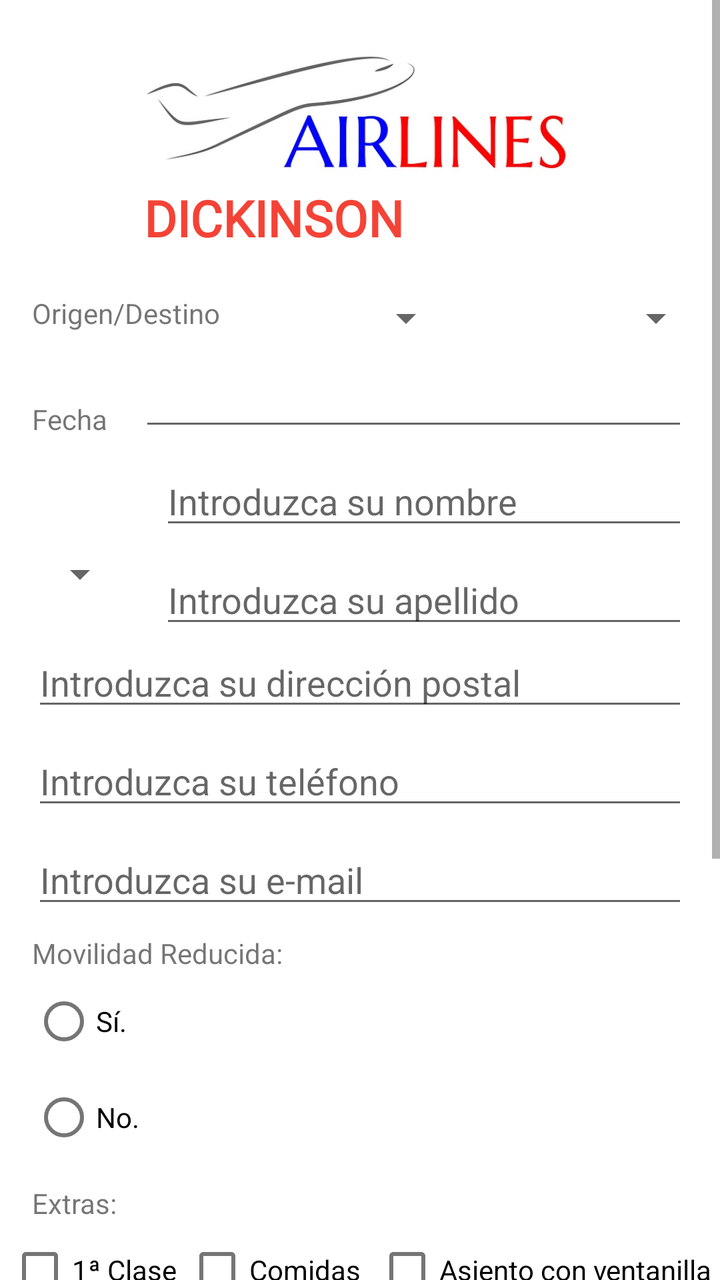
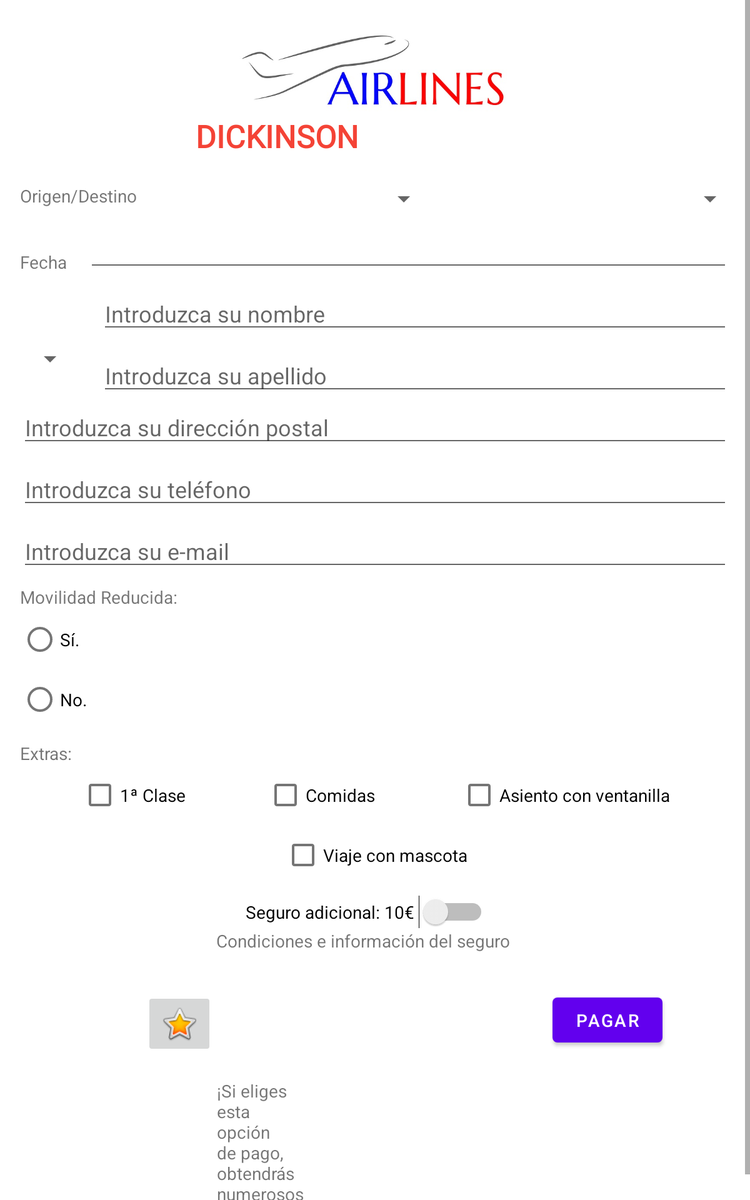

First picture: res/layout/ on a phone held upright. Second picture: the repository's own variant of that layout, on a device whose configuration matches the variant's folder. Source for both follows.
<!-- AndroidManifest.xml: application theme Theme.Aerolínea -->
<!-- res/layout/fragment_first.xml -->
<?xml version="1.0" encoding="utf-8"?>
<androidx.constraintlayout.widget.ConstraintLayout xmlns:android="http://schemas.android.com/apk/res/android"
    xmlns:app="http://schemas.android.com/apk/res-auto"
    xmlns:tools="http://schemas.android.com/tools"
    android:layout_width="match_parent"
    android:layout_height="match_parent"
    tools:context=".MainActivity">


    <ScrollView
        android:id="@+id/scrollView2"
        android:layout_width="wrap_content"
        android:layout_height="655dp"
        android:fillViewport="true"
        app:layout_constraintEnd_toEndOf="parent"
        app:layout_constraintStart_toStartOf="parent"
        app:layout_constraintTop_toTopOf="parent">

        <androidx.constraintlayout.widget.ConstraintLayout
            android:layout_width="match_parent"
            android:layout_height="wrap_content">

            <CheckBox
                android:id="@+id/cbComidas"
                android:layout_width="wrap_content"
                android:layout_height="wrap_content"
                android:text="Comidas "
                app:layout_constraintEnd_toStartOf="@+id/cbVentanilla"
                app:layout_constraintHorizontal_bias="0.5"
                app:layout_constraintStart_toEndOf="@+id/cbClase"
                app:layout_constraintTop_toBottomOf="@+id/tvExtras" />

            <CheckBox
                android:id="@+id/cbClase"
                android:layout_width="wrap_content"
                android:layout_height="wrap_content"
                android:layout_marginTop="152dp"
                android:text="1ª Clase"
                app:layout_constraintEnd_toStartOf="@+id/cbComidas"
                app:layout_constraintHorizontal_bias="0.5"
                app:layout_constraintStart_toStartOf="parent"
                app:layout_constraintTop_toBottomOf="@+id/etEmail" />

            <EditText
                android:id="@+id/etApellido"
                android:layout_width="0dp"
                android:layout_height="wrap_content"
                android:layout_marginStart="16dp"
                android:layout_marginTop="8dp"
                android:layout_marginEnd="16dp"
                android:ems="10"
                android:hint="Introduzca su apellido"
                android:inputType="textPersonName"
                app:layout_constraintEnd_toEndOf="parent"
                app:layout_constraintStart_toEndOf="@+id/spinner"
                app:layout_constraintTop_toBottomOf="@+id/etNombre" />

            <TextView
                android:id="@+id/tvDestino"
                android:layout_width="wrap_content"
                android:layout_height="wrap_content"
                android:layout_marginStart="16dp"
                android:layout_marginTop="34dp"
                android:text="Fecha"
                app:layout_constraintStart_toStartOf="parent"
                app:layout_constraintTop_toBottomOf="@+id/tvOrigen" />

            <EditText
                android:id="@+id/etFecha"
                android:layout_width="0dp"
                android:layout_height="wrap_content"
                android:layout_marginStart="16dp"
                android:layout_marginTop="8dp"
                android:layout_marginEnd="16dp"
                android:ems="10"
                android:inputType="date|textPersonName"
                app:layout_constraintEnd_toEndOf="parent"
                app:layout_constraintStart_toEndOf="@+id/tvDestino"
                app:layout_constraintTop_toBottomOf="@+id/spinner2" />

            <EditText
                android:id="@+id/etDireccion"
                android:layout_width="0dp"
                android:layout_height="wrap_content"
                android:layout_marginStart="16dp"
                android:layout_marginEnd="16dp"
                android:ems="10"
                android:hint="Introduzca su dirección postal"
                android:inputType="textPostalAddress"
                app:layout_constraintEnd_toEndOf="parent"
                app:layout_constraintStart_toStartOf="parent"
                app:layout_constraintTop_toBottomOf="@+id/etApellido" />

            <TextView
                android:id="@+id/tvOrigen"
                android:layout_width="wrap_content"
                android:layout_height="wrap_content"
                android:layout_marginStart="16dp"
                android:layout_marginTop="22dp"
                android:text="Origen/Destino"
                app:layout_constraintStart_toStartOf="parent"
                app:layout_constraintTop_toBottomOf="@+id/ivLogo" />

            <CheckBox
                android:id="@+id/cbVentanilla"
                android:layout_width="wrap_content"
                android:layout_height="wrap_content"
                android:layout_marginTop="152dp"
                android:text="Asiento con ventanilla"
                app:layout_constraintEnd_toEndOf="parent"
                app:layout_constraintHorizontal_bias="0.5"
                app:layout_constraintStart_toEndOf="@+id/cbComidas"
                app:layout_constraintTop_toBottomOf="@+id/etEmail" />

            <Spinner
                android:id="@+id/spinner"
                android:layout_width="wrap_content"
                android:layout_height="wrap_content"
                android:layout_marginStart="16dp"
                android:layout_marginTop="56dp"
                app:layout_constraintStart_toStartOf="parent"
                app:layout_constraintTop_toBottomOf="@+id/tvDestino" />

            <EditText
                android:id="@+id/etNombre"
                android:layout_width="0dp"
                android:layout_height="wrap_content"
                android:layout_marginStart="16dp"
                android:layout_marginTop="8dp"
                android:layout_marginEnd="16dp"
                android:ems="10"
                android:hint="Introduzca su nombre"
                android:inputType="textPersonName"
                app:layout_constraintEnd_toEndOf="parent"
                app:layout_constraintStart_toEndOf="@+id/spinner"
                app:layout_constraintTop_toBottomOf="@+id/etFecha" />

            <EditText
                android:id="@+id/etEmail"
                android:layout_width="0dp"
                android:layout_height="wrap_content"
                android:layout_marginStart="16dp"
                android:layout_marginTop="8dp"
                android:layout_marginEnd="16dp"
                android:ems="10"
                android:hint="Introduzca su e-mail"
                android:inputType="textEmailAddress"
                app:layout_constraintEnd_toEndOf="parent"
                app:layout_constraintStart_toStartOf="parent"
                app:layout_constraintTop_toBottomOf="@+id/etTelefono" />

            <CheckBox
                android:id="@+id/cbMascota"
                android:layout_width="wrap_content"
                android:layout_height="wrap_content"
                android:text="Viaje con mascota"
                app:layout_constraintEnd_toEndOf="parent"
                app:layout_constraintStart_toStartOf="parent"
                app:layout_constraintTop_toBottomOf="@+id/cbComidas" />

            <ImageView
                android:id="@+id/ivLogo"
                android:layout_width="0dp"
                android:layout_height="125dp"
                app:layout_constraintEnd_toEndOf="parent"
                app:layout_constraintHorizontal_bias="0.0"
                app:layout_constraintStart_toStartOf="parent"
                app:layout_constraintTop_toTopOf="parent"
                app:srcCompat="@drawable/airline_256072_640" />

            <TextView
                android:id="@+id/etMovilidad"
                android:layout_width="wrap_content"
                android:layout_height="wrap_content"
                android:layout_marginStart="16dp"
                android:layout_marginTop="8dp"
                android:text="Movilidad Reducida:"
                app:layout_constraintStart_toStartOf="parent"
                app:layout_constraintTop_toBottomOf="@+id/etEmail" />

            <RadioGroup
                android:id="@+id/radioGroup"
                android:layout_width="wrap_content"
                android:layout_height="wrap_content"
                android:layout_marginStart="16dp"
                android:layout_marginBottom="9dp"
                app:layout_constraintBottom_toTopOf="@+id/tvExtras"
                app:layout_constraintStart_toStartOf="parent"
                app:layout_constraintTop_toBottomOf="@+id/etMovilidad">

                <RadioButton
                    android:id="@+id/rdYes"
                    android:layout_width="match_parent"
                    android:layout_height="wrap_content"
                    android:text="Sí." />

                <RadioButton
                    android:id="@+id/rbNo"
                    android:layout_width="match_parent"
                    android:layout_height="wrap_content"
                    android:text="No." />
            </RadioGroup>

            <EditText
                android:id="@+id/etTelefono"
                android:layout_width="0dp"
                android:layout_height="wrap_content"
                android:layout_marginStart="16dp"
                android:layout_marginTop="8dp"
                android:layout_marginEnd="16dp"
                android:ems="10"
                android:hint="Introduzca su teléfono"
                android:inputType="phone"
                app:layout_constraintEnd_toEndOf="parent"
                app:layout_constraintStart_toStartOf="parent"
                app:layout_constraintTop_toBottomOf="@+id/etDireccion" />

            <TextView
                android:id="@+id/tvSeguro"
                android:layout_width="wrap_content"
                android:layout_height="wrap_content"
                android:autoLink="web"
                android:text="Condiciones e información del seguro"
                app:layout_constraintEnd_toEndOf="parent"
                app:layout_constraintHorizontal_bias="0.474"
                app:layout_constraintStart_toStartOf="parent"
                app:layout_constraintTop_toBottomOf="@+id/swSeguro" />

            <Button
                android:id="@+id/btPagar"
                android:layout_width="wrap_content"
                android:layout_height="wrap_content"
                android:layout_marginBottom="16dp"
                android:text="Pagar"
                app:layout_constraintBottom_toBottomOf="parent"
                app:layout_constraintEnd_toEndOf="parent"
                app:layout_constraintHorizontal_bias="0.863"
                app:layout_constraintStart_toStartOf="parent"
                app:layout_constraintTop_toBottomOf="@+id/tvSeguro"
                app:layout_constraintVertical_bias="0.194" />

            <ImageButton
                android:id="@+id/ibPremium"
                android:layout_width="wrap_content"
                android:layout_height="wrap_content"
                android:layout_marginStart="62dp"
                android:layout_marginEnd="79dp"
                android:layout_marginBottom="16dp"
                app:layout_constraintBottom_toBottomOf="parent"
                app:layout_constraintEnd_toStartOf="@+id/btPagar"
                app:layout_constraintHorizontal_bias="0.219"
                app:layout_constraintStart_toStartOf="parent"
                app:layout_constraintTop_toBottomOf="@+id/tvSeguro"
                app:layout_constraintVertical_bias="0.205"
                app:srcCompat="@android:drawable/btn_star_big_on" />

            <TextView
                android:id="@+id/tvPremium"
                android:layout_width="70dp"
                android:layout_height="wrap_content"
                android:layout_marginStart="80dp"
                android:layout_marginTop="18dp"
                android:layout_marginEnd="263dp"
                android:text="¡Si eliges esta opción de pago, obtendrás numerosos beneficios!"
                app:layout_constraintEnd_toEndOf="parent"
                app:layout_constraintStart_toStartOf="parent"
                app:layout_constraintTop_toBottomOf="@+id/ibPremium" />

            <Switch
                android:id="@+id/swSeguro"
                android:layout_width="wrap_content"
                android:layout_height="wrap_content"
                android:layout_marginTop="8dp"
                android:text="Seguro adicional: 10€ "
                app:layout_constraintEnd_toEndOf="parent"
                app:layout_constraintHorizontal_bias="0.482"
                app:layout_constraintStart_toStartOf="parent"
                app:layout_constraintTop_toBottomOf="@+id/cbMascota" />

            <TextView
                android:id="@+id/tvExtras"
                android:layout_width="wrap_content"
                android:layout_height="wrap_content"
                android:layout_marginStart="16dp"
                android:text="Extras:"
                app:layout_constraintBottom_toTopOf="@+id/cbClase"
                app:layout_constraintStart_toStartOf="parent" />

            <TextView
                android:id="@+id/tvTitle"
                android:layout_width="155dp"
                android:layout_height="33dp"
                android:layout_marginTop="92dp"
                android:fontFamily="@font/adamina"
                android:text="DICKINSON"
                android:textColor="#F44336"
                android:textSize="25dp"
                android:textStyle="bold"
                app:layout_constraintEnd_toEndOf="parent"
                app:layout_constraintHorizontal_bias="0.352"
                app:layout_constraintStart_toStartOf="parent"
                app:layout_constraintTop_toTopOf="@+id/ivLogo" />

            <Spinner
                android:id="@+id/spinner2"
                android:layout_width="0dp"
                android:layout_height="wrap_content"
                android:layout_marginStart="8dp"
                android:layout_marginTop="22dp"
                android:layout_marginEnd="8dp"
                app:layout_constraintEnd_toStartOf="@+id/spinner3"
                app:layout_constraintStart_toEndOf="@+id/tvOrigen"
                app:layout_constraintTop_toBottomOf="@+id/tvTitle" />

            <Spinner
                android:id="@+id/spinner3"
                android:layout_width="0dp"
                android:layout_height="wrap_content"
                android:layout_marginStart="8dp"
                android:layout_marginTop="22dp"
                android:layout_marginEnd="8dp"
                app:layout_constraintEnd_toEndOf="parent"
                app:layout_constraintStart_toEndOf="@+id/spinner2"
                app:layout_constraintTop_toBottomOf="@+id/tvTitle" />


        </androidx.constraintlayout.widget.ConstraintLayout>
    </ScrollView>
</androidx.constraintlayout.widget.ConstraintLayout>
<!-- resources referenced by this layout -->
<resources>
  <!-- drawable airline_256072_640: jpg bitmap (drawable, 21236 bytes) -->
  <style name="Theme.Aerolínea" parent="Theme.MaterialComponents.DayNight.NoActionBar">
          
          <item name="colorPrimary">@color/purple_500</item>
          <item name="colorPrimaryVariant">@color/purple_700</item>
          <item name="colorOnPrimary">@color/white</item>
          
          <item name="colorSecondary">@color/teal_200</item>
          <item name="colorSecondaryVariant">@color/teal_700</item>
          <item name="colorOnSecondary">@color/black</item>
          
          <item name="android:statusBarColor" tools:targetApi="l">?attr/colorPrimaryVariant</item>
          
      </style>
</resources>
<!-- res/layout-sw600dp/fragment_first.xml (the repository's variant of the layout above) -->
<!-- drawn on a 7-inch tablet held upright -->
<?xml version="1.0" encoding="utf-8"?>
<androidx.constraintlayout.widget.ConstraintLayout xmlns:android="http://schemas.android.com/apk/res/android"
    xmlns:app="http://schemas.android.com/apk/res-auto"
    xmlns:tools="http://schemas.android.com/tools"
    android:layout_width="match_parent"
    android:layout_height="match_parent"
    tools:context=".MainActivity">


    <ScrollView
        android:id="@+id/scrollView2"
        android:layout_width="0dp"
        android:layout_height="0dp"
        android:fillViewport="true"
        app:layout_constraintBottom_toBottomOf="parent"
        app:layout_constraintEnd_toEndOf="parent"
        app:layout_constraintStart_toStartOf="parent"
        app:layout_constraintTop_toTopOf="parent">

        <androidx.constraintlayout.widget.ConstraintLayout
            android:layout_width="match_parent"
            android:layout_height="wrap_content">

            <CheckBox
                android:id="@+id/cbComidas"
                android:layout_width="wrap_content"
                android:layout_height="wrap_content"
                android:text="Comidas "
                app:layout_constraintEnd_toStartOf="@+id/cbVentanilla"
                app:layout_constraintHorizontal_bias="0.5"
                app:layout_constraintStart_toEndOf="@+id/cbClase"
                app:layout_constraintTop_toBottomOf="@+id/tvExtras" />

            <CheckBox
                android:id="@+id/cbClase"
                android:layout_width="wrap_content"
                android:layout_height="wrap_content"
                android:layout_marginTop="152dp"
                android:text="1ª Clase"
                app:layout_constraintEnd_toStartOf="@+id/cbComidas"
                app:layout_constraintHorizontal_bias="0.5"
                app:layout_constraintStart_toStartOf="parent"
                app:layout_constraintTop_toBottomOf="@+id/etEmail" />

            <EditText
                android:id="@+id/etApellido"
                android:layout_width="0dp"
                android:layout_height="wrap_content"
                android:layout_marginStart="16dp"
                android:layout_marginTop="8dp"
                android:layout_marginEnd="16dp"
                android:ems="10"
                android:hint="Introduzca su apellido"
                android:inputType="textPersonName"
                app:layout_constraintEnd_toEndOf="parent"
                app:layout_constraintStart_toEndOf="@+id/spinner"
                app:layout_constraintTop_toBottomOf="@+id/etNombre" />

            <TextView
                android:id="@+id/tvDestino"
                android:layout_width="wrap_content"
                android:layout_height="wrap_content"
                android:layout_marginStart="16dp"
                android:layout_marginTop="34dp"
                android:text="Fecha"
                app:layout_constraintStart_toStartOf="parent"
                app:layout_constraintTop_toBottomOf="@+id/tvOrigen" />

            <EditText
                android:id="@+id/etFecha"
                android:layout_width="0dp"
                android:layout_height="wrap_content"
                android:layout_marginStart="16dp"
                android:layout_marginTop="8dp"
                android:layout_marginEnd="16dp"
                android:ems="10"
                android:inputType="date|textPersonName"
                app:layout_constraintEnd_toEndOf="parent"
                app:layout_constraintStart_toEndOf="@+id/tvDestino"
                app:layout_constraintTop_toBottomOf="@+id/spinner2" />

            <EditText
                android:id="@+id/etDireccion"
                android:layout_width="0dp"
                android:layout_height="wrap_content"
                android:layout_marginStart="16dp"
                android:layout_marginEnd="16dp"
                android:ems="10"
                android:hint="Introduzca su dirección postal"
                android:inputType="textPostalAddress"
                app:layout_constraintEnd_toEndOf="parent"
                app:layout_constraintStart_toStartOf="parent"
                app:layout_constraintTop_toBottomOf="@+id/etApellido" />

            <TextView
                android:id="@+id/tvOrigen"
                android:layout_width="wrap_content"
                android:layout_height="wrap_content"
                android:layout_marginStart="16dp"
                android:layout_marginTop="22dp"
                android:text="Origen/Destino"
                app:layout_constraintStart_toStartOf="parent"
                app:layout_constraintTop_toBottomOf="@+id/ivLogo" />

            <CheckBox
                android:id="@+id/cbVentanilla"
                android:layout_width="wrap_content"
                android:layout_height="wrap_content"
                android:layout_marginTop="152dp"
                android:text="Asiento con ventanilla"
                app:layout_constraintEnd_toEndOf="parent"
                app:layout_constraintHorizontal_bias="0.5"
                app:layout_constraintStart_toEndOf="@+id/cbComidas"
                app:layout_constraintTop_toBottomOf="@+id/etEmail" />

            <Spinner
                android:id="@+id/spinner"
                android:layout_width="wrap_content"
                android:layout_height="wrap_content"
                android:layout_marginStart="16dp"
                android:layout_marginTop="56dp"
                app:layout_constraintStart_toStartOf="parent"
                app:layout_constraintTop_toBottomOf="@+id/tvDestino" />

            <EditText
                android:id="@+id/etNombre"
                android:layout_width="0dp"
                android:layout_height="wrap_content"
                android:layout_marginStart="16dp"
                android:layout_marginTop="8dp"
                android:layout_marginEnd="16dp"
                android:ems="10"
                android:hint="Introduzca su nombre"
                android:inputType="textPersonName"
                app:layout_constraintEnd_toEndOf="parent"
                app:layout_constraintStart_toEndOf="@+id/spinner"
                app:layout_constraintTop_toBottomOf="@+id/etFecha" />

            <EditText
                android:id="@+id/etEmail"
                android:layout_width="0dp"
                android:layout_height="wrap_content"
                android:layout_marginStart="16dp"
                android:layout_marginTop="8dp"
                android:layout_marginEnd="16dp"
                android:ems="10"
                android:hint="Introduzca su e-mail"
                android:inputType="textEmailAddress"
                app:layout_constraintEnd_toEndOf="parent"
                app:layout_constraintStart_toStartOf="parent"
                app:layout_constraintTop_toBottomOf="@+id/etTelefono" />

            <CheckBox
                android:id="@+id/cbMascota"
                android:layout_width="wrap_content"
                android:layout_height="wrap_content"
                android:text="Viaje con mascota"
                app:layout_constraintEnd_toEndOf="parent"
                app:layout_constraintStart_toStartOf="parent"
                app:layout_constraintTop_toBottomOf="@+id/cbComidas" />

            <ImageView
                android:id="@+id/ivLogo"
                android:layout_width="0dp"
                android:layout_height="125dp"
                app:layout_constraintEnd_toEndOf="parent"
                app:layout_constraintHorizontal_bias="0.0"
                app:layout_constraintStart_toStartOf="parent"
                app:layout_constraintTop_toTopOf="parent"
                app:srcCompat="@drawable/airline_256072_640" />

            <TextView
                android:id="@+id/etMovilidad"
                android:layout_width="wrap_content"
                android:layout_height="wrap_content"
                android:layout_marginStart="16dp"
                android:layout_marginTop="8dp"
                android:text="Movilidad Reducida:"
                app:layout_constraintStart_toStartOf="parent"
                app:layout_constraintTop_toBottomOf="@+id/etEmail" />

            <RadioGroup
                android:id="@+id/radioGroup"
                android:layout_width="wrap_content"
                android:layout_height="wrap_content"
                android:layout_marginStart="16dp"
                android:layout_marginBottom="9dp"
                app:layout_constraintBottom_toTopOf="@+id/tvExtras"
                app:layout_constraintStart_toStartOf="parent"
                app:layout_constraintTop_toBottomOf="@+id/etMovilidad">

                <RadioButton
                    android:id="@+id/rdYes"
                    android:layout_width="match_parent"
                    android:layout_height="wrap_content"
                    android:text="Sí." />

                <RadioButton
                    android:id="@+id/rbNo"
                    android:layout_width="match_parent"
                    android:layout_height="wrap_content"
                    android:text="No." />
            </RadioGroup>

            <EditText
                android:id="@+id/etTelefono"
                android:layout_width="0dp"
                android:layout_height="wrap_content"
                android:layout_marginStart="16dp"
                android:layout_marginTop="8dp"
                android:layout_marginEnd="16dp"
                android:ems="10"
                android:hint="Introduzca su teléfono"
                android:inputType="phone"
                app:layout_constraintEnd_toEndOf="parent"
                app:layout_constraintStart_toStartOf="parent"
                app:layout_constraintTop_toBottomOf="@+id/etDireccion" />

            <TextView
                android:id="@+id/tvSeguro"
                android:layout_width="wrap_content"
                android:layout_height="wrap_content"
                android:autoLink="web"
                android:text="Condiciones e información del seguro"
                app:layout_constraintEnd_toEndOf="parent"
                app:layout_constraintHorizontal_bias="0.474"
                app:layout_constraintStart_toStartOf="parent"
                app:layout_constraintTop_toBottomOf="@+id/swSeguro" />

            <Button
                android:id="@+id/btPagar"
                android:layout_width="wrap_content"
                android:layout_height="wrap_content"
                android:layout_marginBottom="16dp"
                android:text="Pagar"
                app:layout_constraintBottom_toBottomOf="parent"
                app:layout_constraintEnd_toEndOf="parent"
                app:layout_constraintHorizontal_bias="0.863"
                app:layout_constraintStart_toStartOf="parent"
                app:layout_constraintTop_toBottomOf="@+id/tvSeguro"
                app:layout_constraintVertical_bias="0.194" />

            <ImageButton
                android:id="@+id/ibPremium"
                android:layout_width="wrap_content"
                android:layout_height="wrap_content"
                android:layout_marginStart="62dp"
                android:layout_marginEnd="79dp"
                android:layout_marginBottom="16dp"
                app:layout_constraintBottom_toBottomOf="parent"
                app:layout_constraintEnd_toStartOf="@+id/btPagar"
                app:layout_constraintHorizontal_bias="0.219"
                app:layout_constraintStart_toStartOf="parent"
                app:layout_constraintTop_toBottomOf="@+id/tvSeguro"
                app:layout_constraintVertical_bias="0.205"
                app:srcCompat="@android:drawable/btn_star_big_on" />

            <TextView
                android:id="@+id/tvPremium"
                android:layout_width="70dp"
                android:layout_height="wrap_content"
                android:layout_marginStart="80dp"
                android:layout_marginTop="18dp"
                android:layout_marginEnd="263dp"
                android:text="¡Si eliges esta opción de pago, obtendrás numerosos beneficios!"
                app:layout_constraintEnd_toEndOf="parent"
                app:layout_constraintStart_toStartOf="parent"
                app:layout_constraintTop_toBottomOf="@+id/ibPremium" />

            <Switch
                android:id="@+id/swSeguro"
                android:layout_width="wrap_content"
                android:layout_height="wrap_content"
                android:layout_marginTop="8dp"
                android:text="Seguro adicional: 10€ "
                app:layout_constraintEnd_toEndOf="parent"
                app:layout_constraintHorizontal_bias="0.482"
                app:layout_constraintStart_toStartOf="parent"
                app:layout_constraintTop_toBottomOf="@+id/cbMascota" />

            <TextView
                android:id="@+id/tvExtras"
                android:layout_width="wrap_content"
                android:layout_height="wrap_content"
                android:layout_marginStart="16dp"
                android:text="Extras:"
                app:layout_constraintBottom_toTopOf="@+id/cbClase"
                app:layout_constraintStart_toStartOf="parent" />

            <TextView
                android:id="@+id/tvTitle"
                android:layout_width="155dp"
                android:layout_height="33dp"
                android:layout_marginTop="92dp"
                android:fontFamily="@font/adamina"
                android:text="DICKINSON"
                android:textColor="#F44336"
                android:textSize="25dp"
                android:textStyle="bold"
                app:layout_constraintEnd_toEndOf="parent"
                app:layout_constraintHorizontal_bias="0.352"
                app:layout_constraintStart_toStartOf="parent"
                app:layout_constraintTop_toTopOf="@+id/ivLogo" />

            <Spinner
                android:id="@+id/spinner2"
                android:layout_width="0dp"
                android:layout_height="wrap_content"
                android:layout_marginStart="8dp"
                android:layout_marginTop="22dp"
                android:layout_marginEnd="8dp"
                app:layout_constraintEnd_toStartOf="@+id/spinner3"
                app:layout_constraintStart_toEndOf="@+id/tvOrigen"
                app:layout_constraintTop_toBottomOf="@+id/tvTitle" />

            <Spinner
                android:id="@+id/spinner3"
                android:layout_width="0dp"
                android:layout_height="wrap_content"
                android:layout_marginStart="8dp"
                android:layout_marginTop="22dp"
                android:layout_marginEnd="8dp"
                app:layout_constraintEnd_toEndOf="parent"
                app:layout_constraintStart_toEndOf="@+id/spinner2"
                app:layout_constraintTop_toBottomOf="@+id/tvTitle" />


        </androidx.constraintlayout.widget.ConstraintLayout>
    </ScrollView>
</androidx.constraintlayout.widget.ConstraintLayout>
